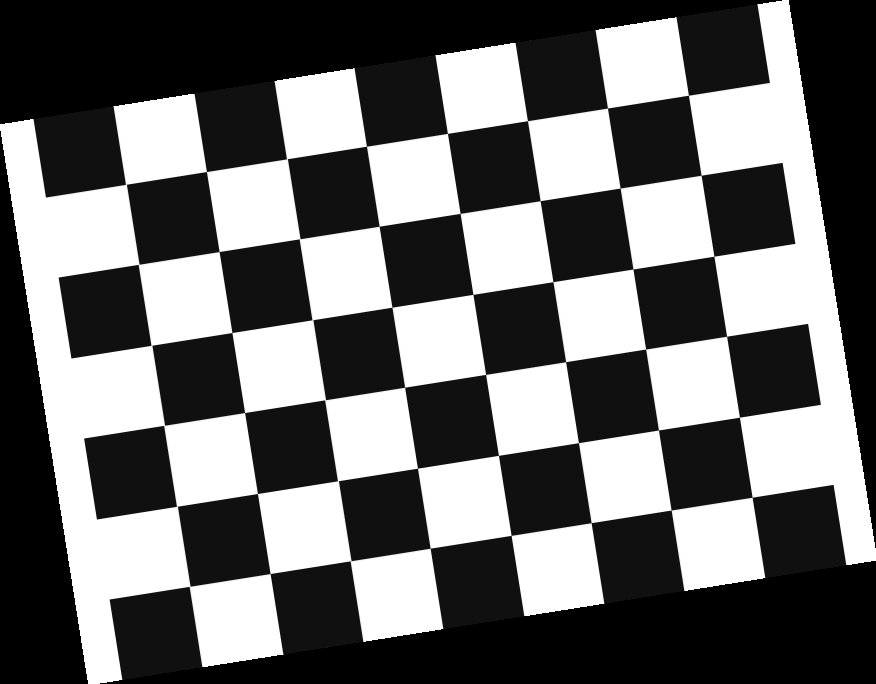
#> input picture Question 1/Checkerboard images/1.png, 876 x 684 px; its folder holds only this picture in this run
$ jupyter execute Question_1.ipynb
#> lines starting #> are read from the running program, lines starting #| are printed output that depends on the picture
[cell 1]
from google.colab import drive
drive.mount('/content/drive')

## Camera Calibration

[cell 2]
import numpy as np
import cv2
import glob
import os
import matplotlib.pyplot as plt

# Function to find checkerboard corners in images
def find_checkerboard_corners(images, pattern_size=(6, 8)):
    objpoints = []  # 3D points in real world space
    imgpoints = []  # 2D points in image plane

    objp = np.zeros((pattern_size[0] * pattern_size[1], 3), np.float32)
    objp[:, :2] = np.mgrid[0:pattern_size[0], 0:pattern_size[1]].T.reshape(-1, 2)

    for image in images:
        gray = cv2.cvtColor(image, cv2.COLOR_BGR2GRAY)
        ret, corners = cv2.findChessboardCorners(gray, pattern_size, None)

        if ret:
            imgpoints.append(corners)
            objpoints.append(objp)

            # Optional: visualize the corners found
            cv2.drawChessboardCorners(image, pattern_size, corners, ret)
            plt.imshow(cv2.cvtColor(image, cv2.COLOR_BGR2RGB))
            plt.show()

    return objpoints, imgpoints

# Function to calibrate the camera
def calibrate_camera(objpoints, imgpoints, img_shape):
    ret, mtx, dist, rvecs, tvecs = cv2.calibrateCamera(objpoints, imgpoints, img_shape, None, None)
    return ret, mtx, dist, rvecs, tvecs

# Function to undistort an image
def undistort_image(img, mtx, dist):
    h, w = img.shape[:2]
    new_camera_mtx, roi = cv2.getOptimalNewCameraMatrix(mtx, dist, (w, h), 1, (w, h))
    dst = cv2.undistort(img, mtx, dist, None, new_camera_mtx)
    return dst

# path pattern
image_folder = '/content/drive/MyDrive/Hacklab Solutions Private Limited/Question 1/checkerboard images'

# Load images
image_paths = glob.glob(os.path.join(image_folder, '*.png'))
images = [cv2.imread(path) for path in image_paths]
#> images = 1 item

# Find checkerboard corners
objpoints, imgpoints = find_checkerboard_corners(images)
#> the loop in find_checkerboard_corners, `for image in images:` made 1 pass
#> ret on pass 1: True
#> pass 1, in find_checkerboard_corners, `plt.show()`:
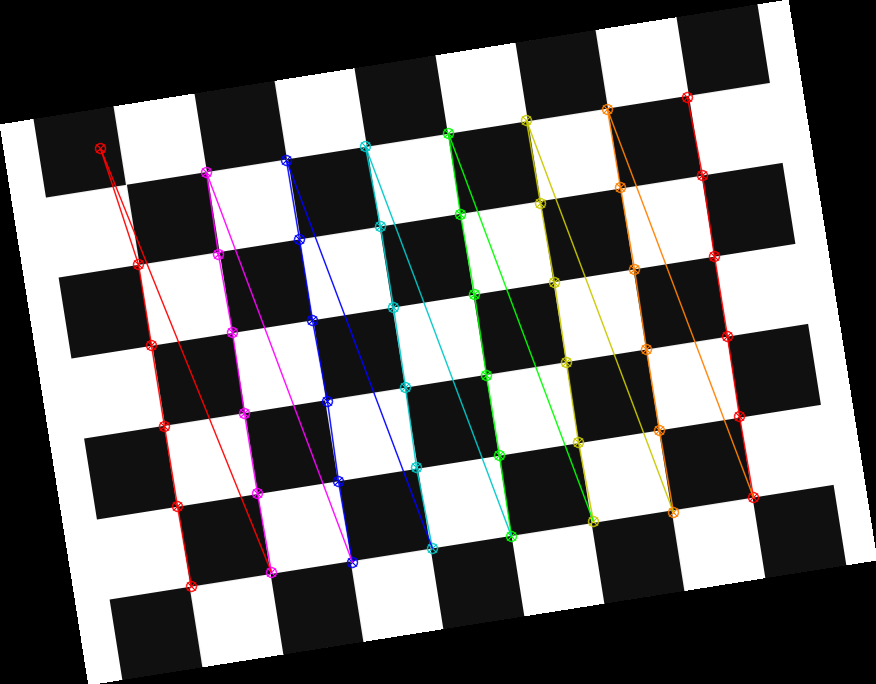
#> shown: shape (684, 876, 3); mean R, G, B 109, 108.2, 108
#> objpoints = 1 item; imgpoints = 1 item

# Calibrate the camera
ret, mtx, dist, rvecs, tvecs = calibrate_camera(objpoints, imgpoints, images[0].shape[:2])
#> in calibrate_camera, `ret, mtx, dist, rvecs, tvecs = cv2.calibrateCamera(objpoints, imgpoint..`: ret = 4.74; mtx = [[2016.6, 0, 255.7], [0, 1933.1, 421.4], [0, 0, 1]]; dist = [[4.57, -57.35, -0.00846, -0.123, 296.9]]; rvecs = ([-0.184, -0.108, 1.41],); tvecs = ([5.23, -3.98, 25.66],)
#> ret = 4.74; dist = [[4.57, -57.35, -0.00846, -0.123, 296.9]]; rvecs = ([-0.184, -0.108, 1.41],); tvecs = ([5.23, -3.98, 25.66],)

# Example of undistorting an image
undistorted_img = undistort_image(images[0], mtx, dist)
#> in undistort_image, `new_camera_mtx, roi = cv2.getOptimalNewCameraMatrix(mtx, dist, (w, h),..`: new_camera_mtx = [[2141.5, 0, 248.1], [0, 2092.8, 414], [0, 0, 1]]; roi = (22, 19, 823, 649)
#> in undistort_image, `dst = cv2.undistort(img, mtx, dist, None, new_camera_mtx)`:
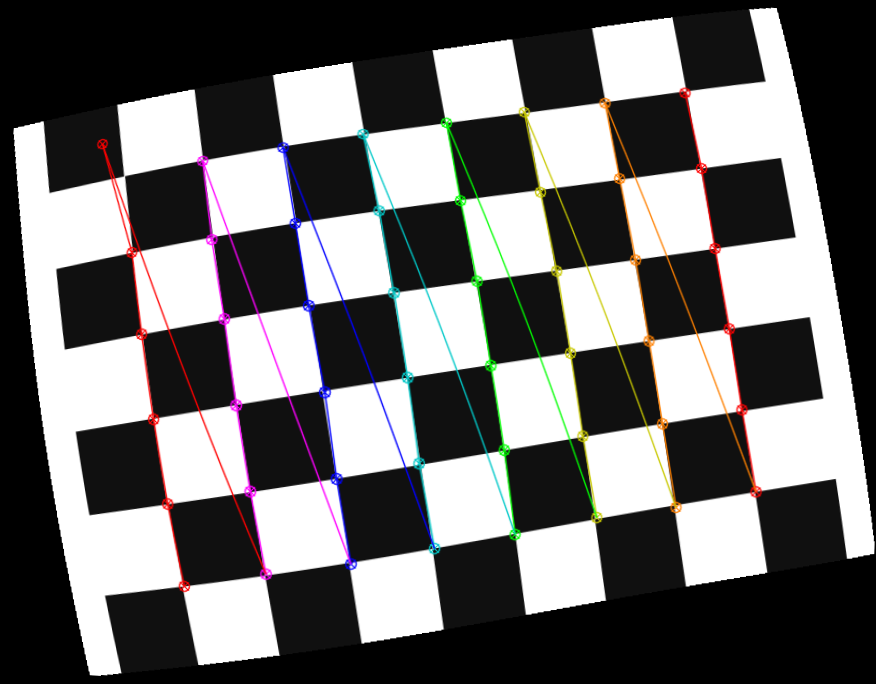
#> dst: shape (684, 876, 3); mean B, G, R 107.3, 107.4, 108.3

# Visualize the undistorted image
plt.imshow(cv2.cvtColor(undistorted_img, cv2.COLOR_BGR2RGB))
plt.title('Undistorted Image')
plt.axis('off')
plt.show()

$ run again, on Question 1/Checkerboard images/13.png
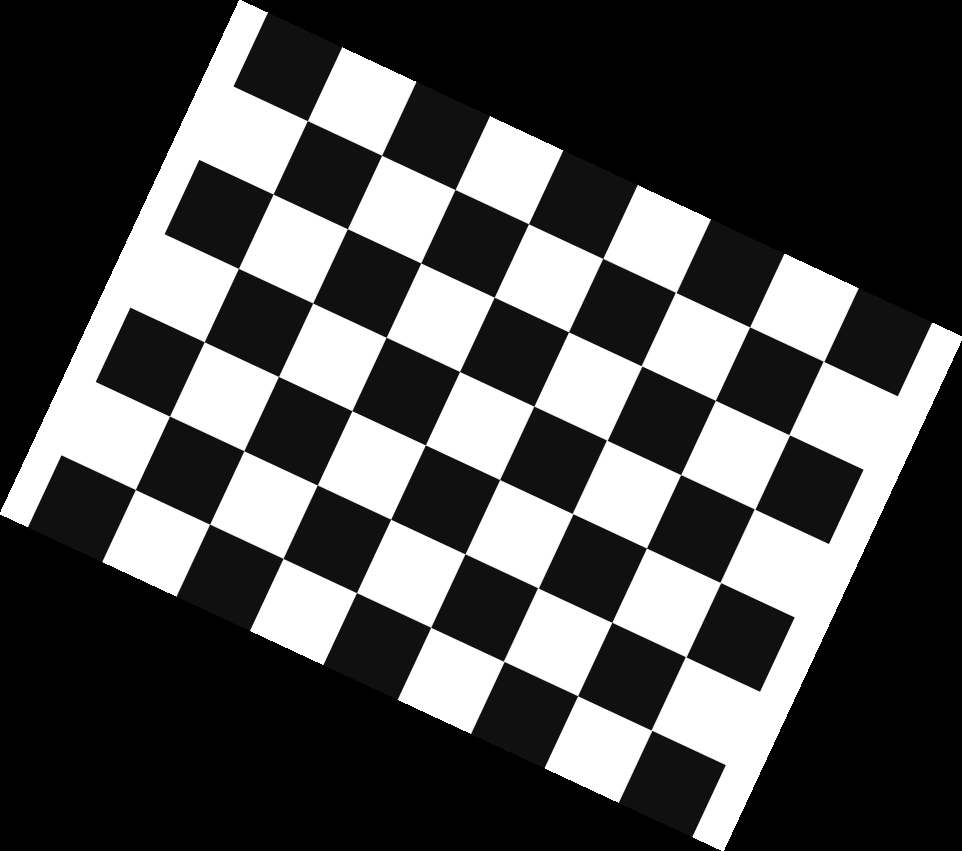
#> input picture Question 1/Checkerboard images/13.png, 962 x 851 px
#> images = 1 item
#> the loop in find_checkerboard_corners, `for image in images:` made 1 pass
#> ret on pass 1: True
#> pass 1, in find_checkerboard_corners, `plt.show()`:
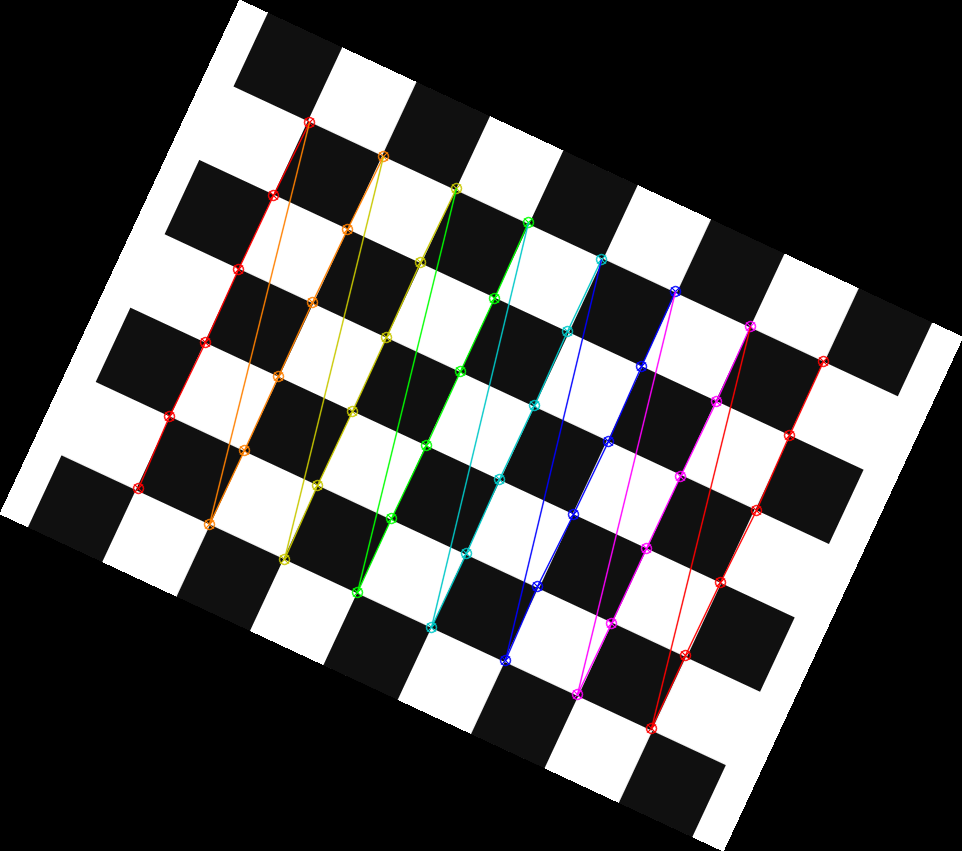
#> shown: shape (851, 962, 3); mean R, G, B 79.8, 79.3, 79.1
#> in calibrate_camera, `ret, mtx, dist, rvecs, tvecs = cv2.calibrateCamera(objpoints, imgpoint..`: ret = 1.05; mtx = [[4435, 0, 308.8], [0, 4464.2, 407.9], [0, 0, 1]]; dist = [[-4.28, 373.6, 0.0101, 0.0667, -13101]]; rvecs = ([0.0452, 0.00928, -1.14],); tvecs = ([-2.13, 1, 54.45],)
#> `ret, mtx, dist, rvecs, tvecs = calibrate_camera(objpoints, imgpoints, ..`: ret = 1.05; mtx = [[4435, 0, 308.8], [0, 4464.2, 407.9], [0, 0, 1]]; dist = [[-4.28, 373.6, 0.0101, 0.0667, -13101]]; rvecs = ([0.0452, 0.00928, -1.14],); tvecs = ([-2.13, 1, 54.45],)
#> new_camera_mtx = [[4070.1, 0, 297.8], [0, 4024.2, 397.7], [0, 0, 1]]; roi = (6, 30, 890, 766)
#> in undistort_image, `dst = cv2.undistort(img, mtx, dist, None, new_camera_mtx)`:
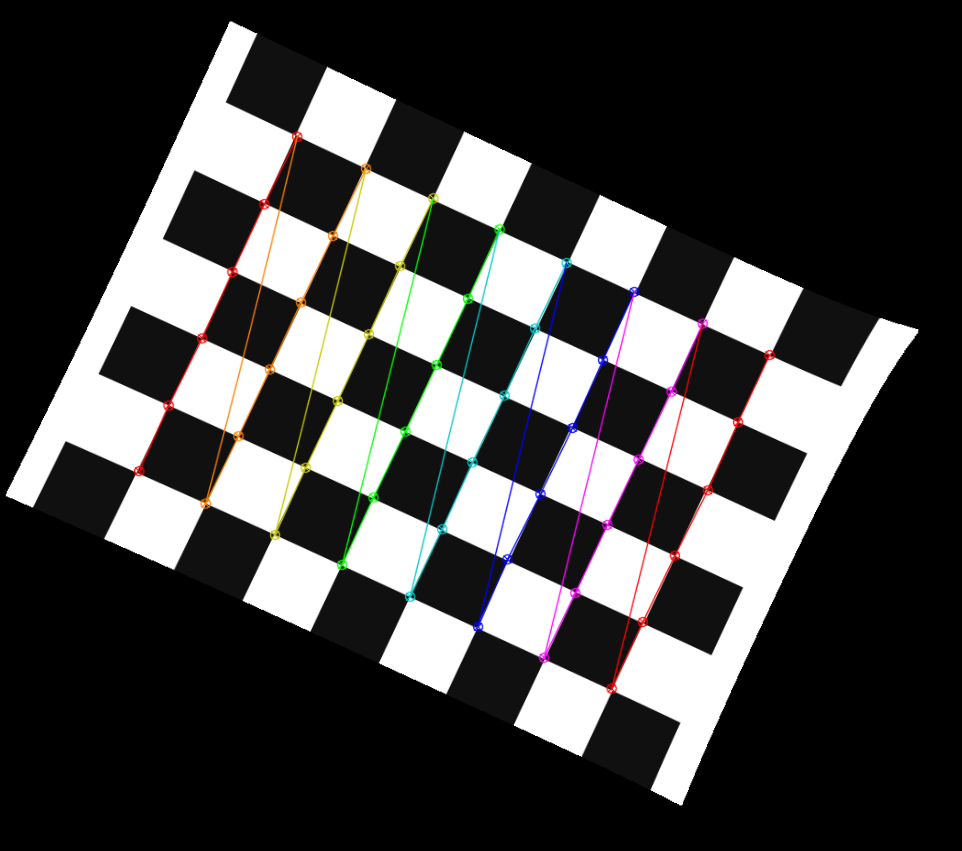
#> dst: shape (851, 962, 3); mean B, G, R 67.3, 67.4, 67.9

$ run again, on Question 1/Checkerboard images/14.png
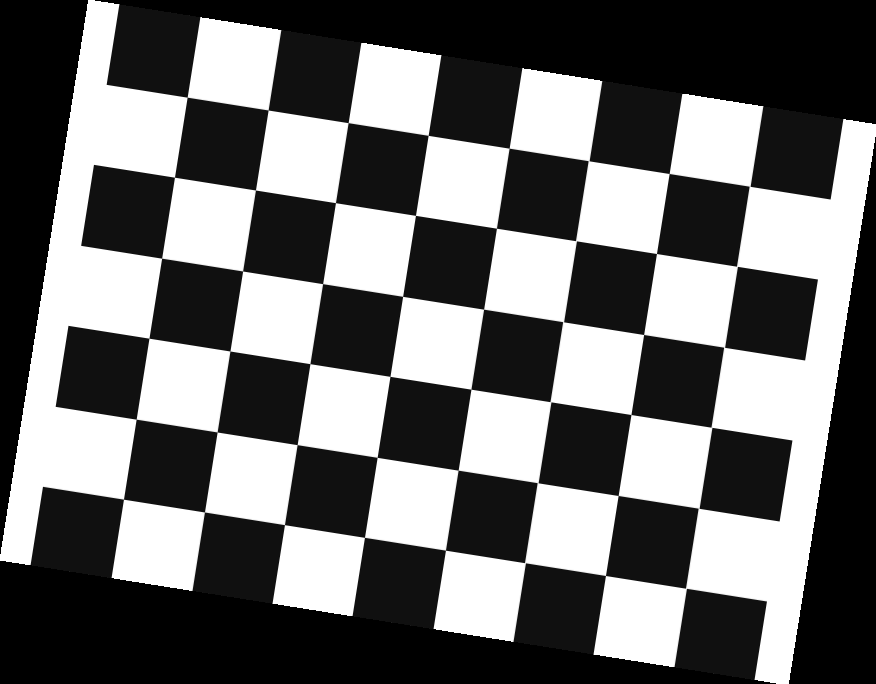
#> input picture Question 1/Checkerboard images/14.png, 876 x 684 px
#> images = 1 item
#> the loop in find_checkerboard_corners, `for image in images:` made 1 pass
#> ret on pass 1: True
#> pass 1, in find_checkerboard_corners, `plt.show()`:
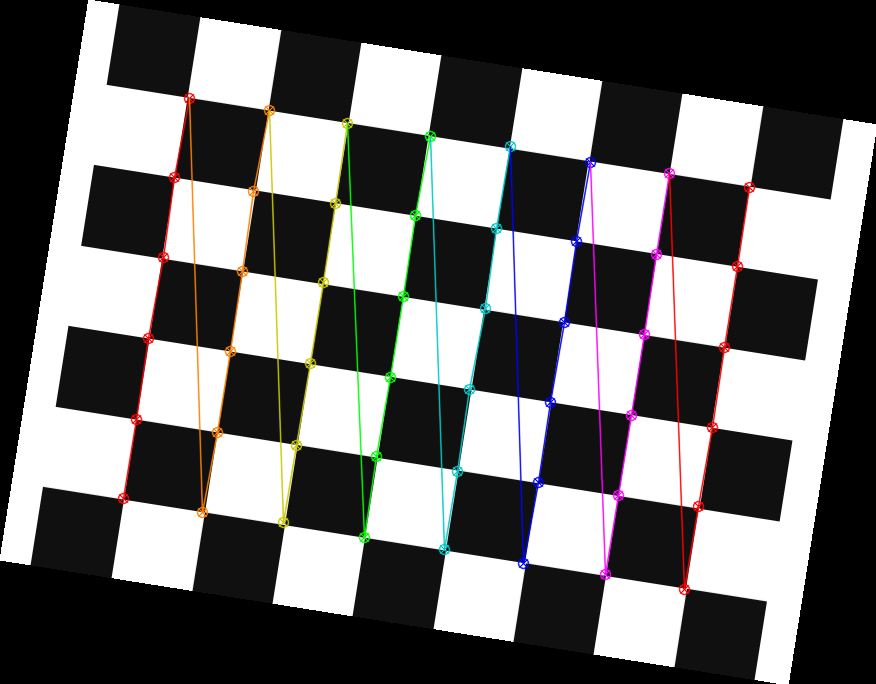
#> shown: shape (684, 876, 3); mean R, G, B 109, 108.2, 108
#> in calibrate_camera, `ret, mtx, dist, rvecs, tvecs = cv2.calibrateCamera(objpoints, imgpoint..`: ret = 0.995; mtx = [[85715.2, 0, 342.3], [0, 83688.3, 437.5], [0, 0, 1]]; dist = [[-258.5, -0.0106, -0.208, 0.18, -3.3e-07]]; rvecs = ([-0.162, 0.172, -1.41],); tvecs = ([-2.64, 0.751, 1027.7],)
#> `ret, mtx, dist, rvecs, tvecs = calibrate_camera(objpoints, imgpoints, ..`: ret = 0.995; dist = [[-258.5, -0.0106, -0.208, 0.18, -3.3e-07]]; rvecs = ([-0.162, 0.172, -1.41],); tvecs = ([-2.64, 0.751, 1027.7],)
#> new_camera_mtx = [[84715.5, 0, 342.6], [0, 82689.7, 436.8], [0, 0, 1]]; roi = (2, 3, 870, 677)
#> in undistort_image, `dst = cv2.undistort(img, mtx, dist, None, new_camera_mtx)`:
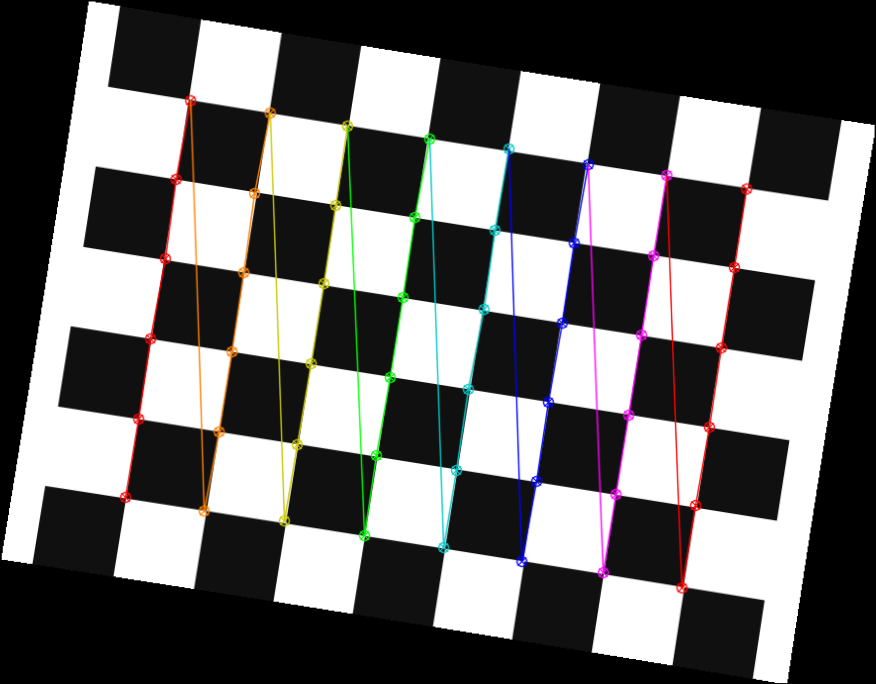
#> dst: shape (684, 876, 3); mean B, G, R 106.7, 106.9, 107.7

$ run again, on Question 1/Checkerboard images/15.png
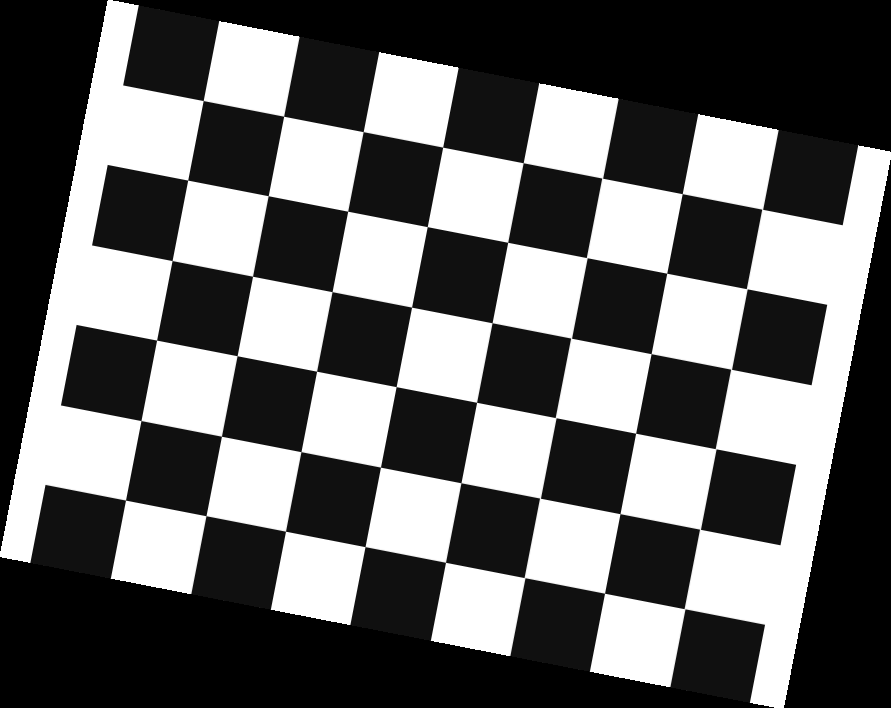
#> input picture Question 1/Checkerboard images/15.png, 891 x 708 px
#> images = 1 item
#> the loop in find_checkerboard_corners, `for image in images:` made 1 pass
#> ret on pass 1: True
#> pass 1, in find_checkerboard_corners, `plt.show()`:
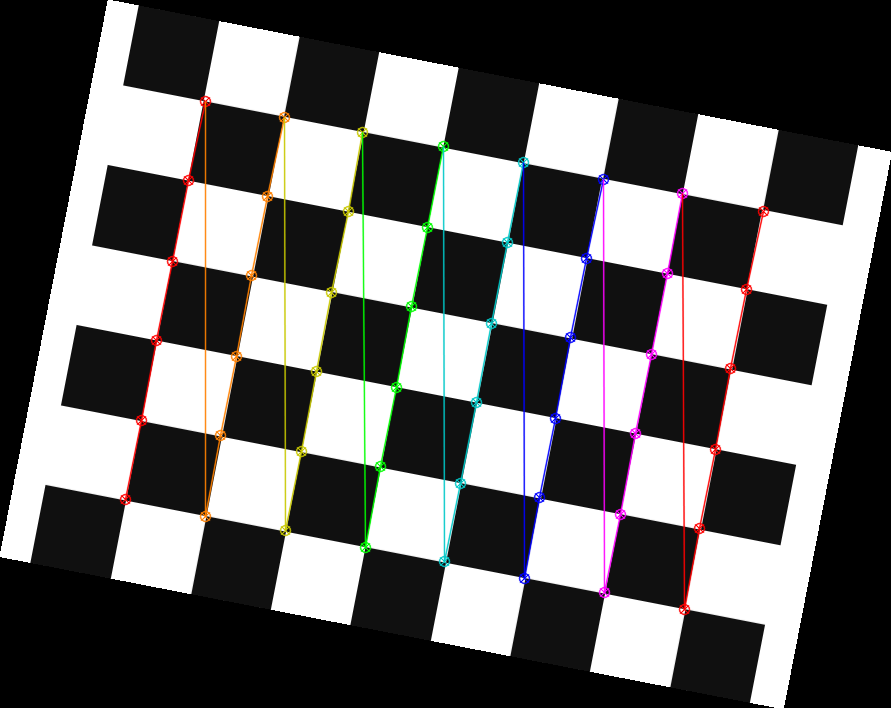
#> shown: shape (708, 891, 3); mean R, G, B 103.5, 102.8, 102.6
#> in calibrate_camera, `ret, mtx, dist, rvecs, tvecs = cv2.calibrateCamera(objpoints, imgpoint..`: ret = 0.728; mtx = [[24763.7, 0, 353.2], [0, 24796.6, 445.3], [0, 0, 1]]; dist = [[-10.09, -0.0273, -0.0387, 0.0592, -1.22e-05]]; rvecs = ([-0.0609, -0.0153, -1.38],); tvecs = ([-2.81, 0.666, 304.4],)
#> `ret, mtx, dist, rvecs, tvecs = calibrate_camera(objpoints, imgpoints, ..`: ret = 0.728; dist = [[-10.09, -0.0273, -0.0387, 0.0592, -1.22e-05]]; rvecs = ([-0.0609, -0.0153, -1.38],); tvecs = ([-2.81, 0.666, 304.4],)
#> new_camera_mtx = [[24648, 0, 354.3], [0, 24662.4, 444.9], [0, 0, 1]]; roi = (1, 2, 888, 704)
#> in undistort_image, `dst = cv2.undistort(img, mtx, dist, None, new_camera_mtx)`:
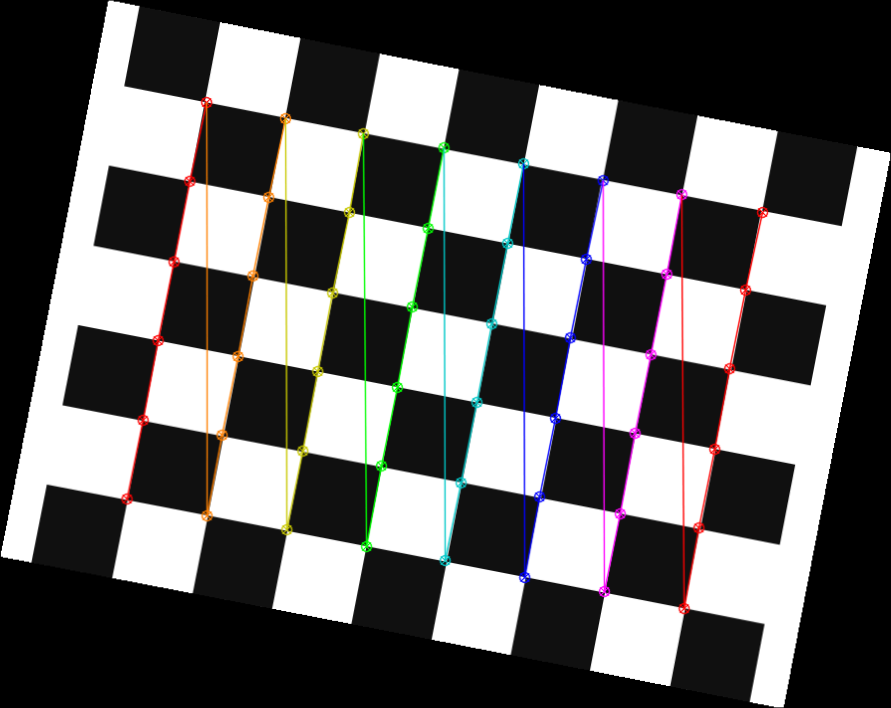
#> dst: shape (708, 891, 3); mean B, G, R 102, 102.1, 102.9
